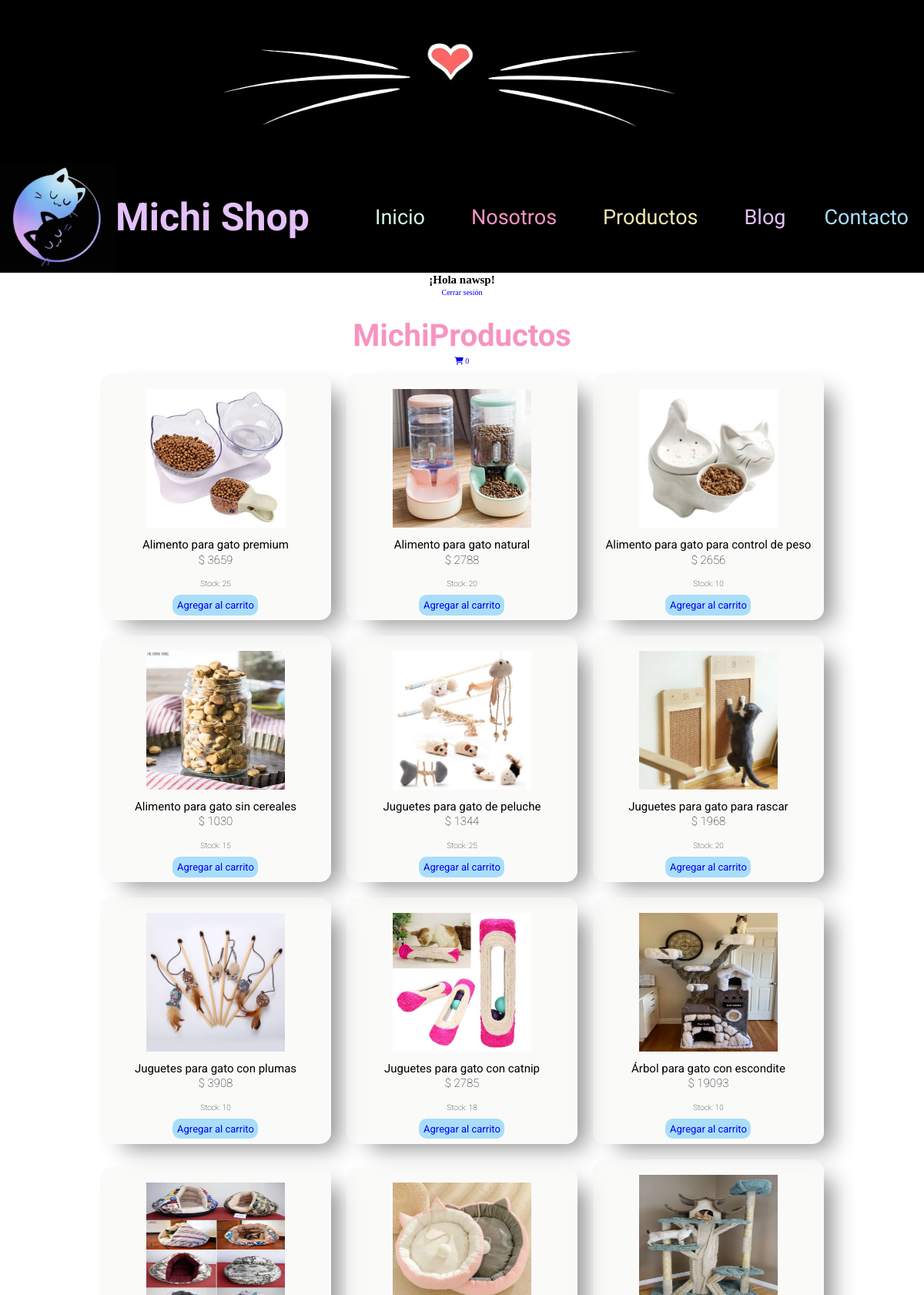
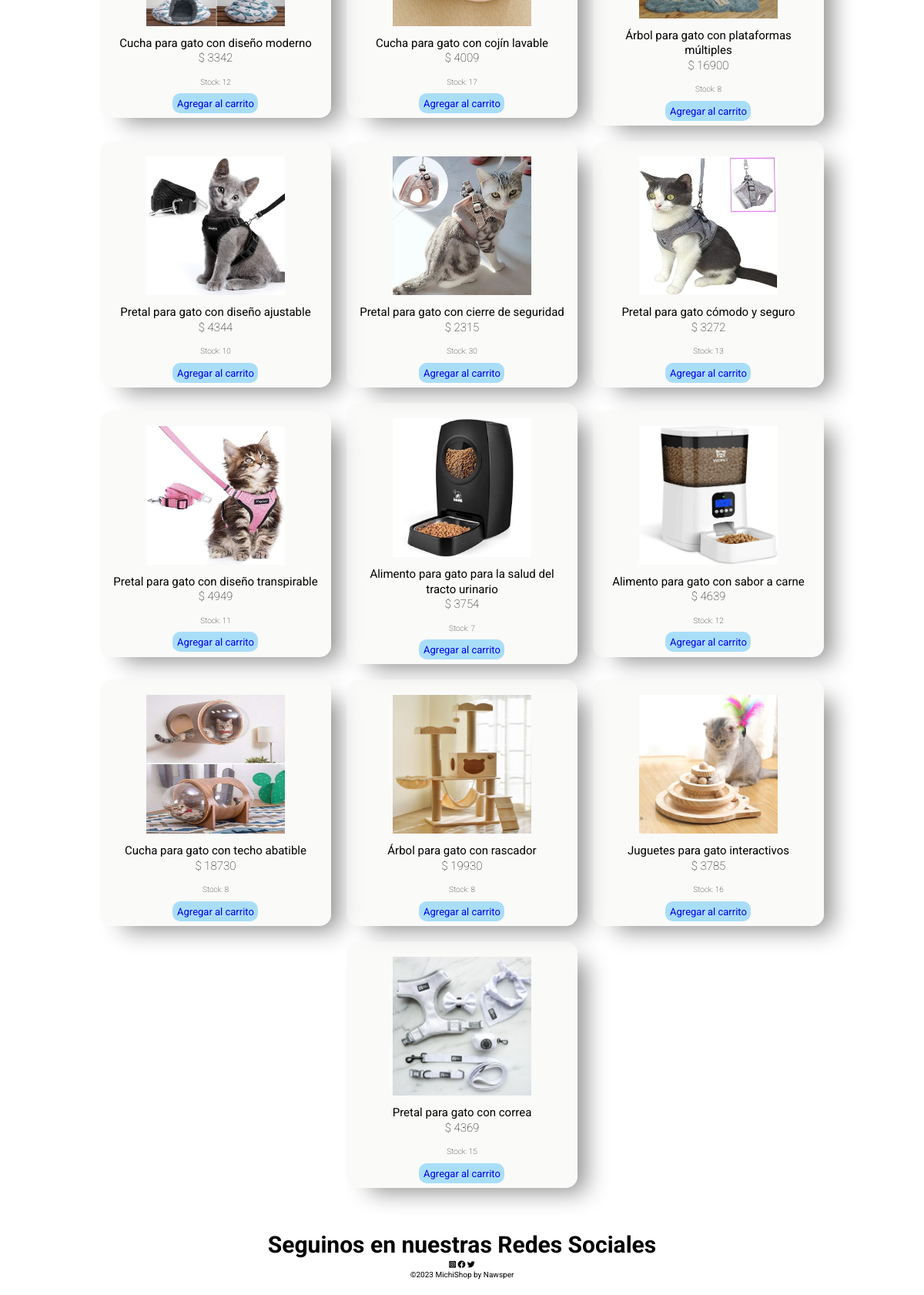
The page /productos/ (signed in) on the database its author committed (2 pictures, top to bottom).
### AppTienda/models.py (models this page shows, shortened)
class Producto(models.Model):
    title = models.CharField(max_length=100)
    price = models.IntegerField()
    category = models.ForeignKey('CategoriaProd', on_delete=models.CASCADE)
    description = models.TextField(default='Descripción no disponible')
    stock = models.IntegerField(default=0)
    img = models.ImageField(upload_to='productos',
                            default='AppTienda/assets/img/default.jpg')
    created = models.DateTimeField(auto_now_add=True)
    updated = models.DateTimeField(auto_now_add=True)

### AppTienda/views.py (the view)
# urls.py: path('productos/', views.productos, name='productos'),
def productos(request):
    productos = Producto.objects.all()
    return render(request, "productos.html", {"productos": productos})

### AppCarrito/context_processor.py (called while the page is built)
def precioTotalCarrito(request):
    total = 0
    if "carrito" in request.session:
        for key, value in request.session["carrito"].items():
            total = total + (float(value["price"]))
    return {"precioTotalCarrito": total}

def cantTotalCarrito(request):
    cantidad = 0
    if "carrito" in request.session:
        for key, value in request.session["carrito"].items():
            cantidad = cantidad + value["quantity"]
    return {"cantTotalCarrito": cantidad}

### AppTienda/templates/michiStore/productos.html (shortened to what this page needs)
{% extends 'base.html' %}
{% load static %}
{% block main %}
<div class="productos">
  <div>
    <h2 class="productos__h2">MichiProductos</h2>
    <a class="productos__carrito" href="{% url 'carrito:carrito' %}">
      <i class="fa-solid fa-cart-shopping"></i> {{ cantTotalCarrito }}
    </a>
  </div>
  <div class="productos__div">
    {% for producto in productos %}
    <div class="card">
      <img class="card__img" src="{{ producto.img.url }}" alt="foto producto" />
      <h5 class="card__h5">{{ producto.title }}</h5>
      <p class="card__price">$ {{ producto.price }}</p>
      <p class="card__stock">Stock: {{ producto.stock }}</p>
      <a class="card__button" href="{% url 'carrito:agregar' producto.id %}">Agregar al carrito</a>
    </div>
    {% endfor %}
  </div>
</div>
{% endblock main %}

### AppTienda/templates/michiStore/base.html (shortened to what this page needs)
<!DOCTYPE html>
<html lang="en">
<head>
  {% load static %}
  <link rel="stylesheet" href="https://cdnjs.cloudflare.com/ajax/libs/font-awesome/6.4.0/css/all.min.css"
 />
  <link href="{% static 'AppTienda/css/style.css' %}" rel="stylesheet" />
</head>
<body>
  <div class="container">
    <header class="header">
      <div class="header__div">
        <img class="header__div--presentacion" src="{% static 'AppTienda/assets/img/presentacion.png' %}"
          alt="bigotes gato" />
      </div>
      <div class="header__nav">
        <div class="header__nav--div">
          <img class="header__nav--div__logo" src="{% static 'AppTienda/assets/img/logo.png' %}" alt="logo" />
          <h1>
            <a class="header__nav--div__h1" href="{% url 'inicio' %}">Michi Shop</a>
          </h1>
        </div>
        <nav class="header__nav--menu">
          <ul class="header__nav--menu__ul">
            <li>
              <a class="header__nav--menu__ul--li inicio" href="{% url 'inicio' %}">Inicio</a>
            </li>
            <li>
              <a class="header__nav--menu__ul--li nosotros" href="{% url 'nosotros' %}">Nosotros</a>
            </li>
            <li>
              <a class="header__nav--menu__ul--li productos" href="{% url 'productos' %}">Productos</a>
            </li>
            <li>
              <a class="header__nav--menu__ul--li blog" href="{% url 'blog' %}">Blog</a>
            </li>
            <li>
              <a class="header__nav--menu__ul--li contacto" href="{% url 'contacto' %}">Contacto</a>
            </li>
          </ul>
        </nav>
      </div>
    </header>
    <div>
      {% if user.is_authenticated %}
      <h2>¡Hola {{ user.username }}!</h2>
      <a href="{% url 'logout' %}">Cerrar sesión</a>
      {% endif %}
    </div>
    <main>{% block main %} {% endblock main %}</main>
    <footer>
      <div class="footer">
        <div class="footer__div">
          <div class="footer__titulos">
            <h6 class="footer__h6">Seguinos en nuestras Redes Sociales</h6>
            <a class="footer__link" href="#" target="_blank"><i class="fa-brands fa-square-instagram"></i></a>
            <a class="footer__link" href="#" target="_blank"><i class="fa-brands fa-facebook"></i></a>
            <a class="footer__link" href="#" target="_blank"><i class="fa-brands fa-twitter"></i></a>
          </div>
        </div>
        <p class="footer__p">&copy;2023 MichiShop by Nawsper</p>
      </div>
    </footer>
  </div>
</body>
</html>

### AppTienda/static/AppTienda/css/style.css (style rules this page uses)
:root { --fontLight: #ffffff; --fontDark: #000000; --bgColorCard: #f5f5f27a; --bgColor1: #d3f8e2; --bgColor2: #e4c1f9; --bgColor3: #f694c1; --bgColor4: #ede7b1; --bgColor5: #a9def9; --txColor2: #9f4ece; --txColor3: #d656ab; }
* { margin: 0; padding: 0; box-sizing: border-box; }
html { font-size: 62.5%; }
body { text-align: center; line-height: 1.3; }
main { padding: 2%; }
main p { font-size: 2rem; font-weight: 400; }
a { text-decoration: none; }
.header { background-color: var(--fontDark); font-family: "Roboto", sans-serif; }
.header__div { background-color: var(--fontDark); display: flex; justify-content: center; }
.header__nav { display: flex; justify-content: space-between; }
.header__nav--div { display: flex; justify-content: space-between; align-items: center; }
.header__nav--div__logo { max-width: 15rem; }
.header__nav--div__h1 { font-weight: 700; font-size: 5rem; align-self: center; color: var(--bgColor2); }
.header__nav--menu { display: flex; justify-content: center; align-items: center; }
.header__nav--menu__ul { display: flex; justify-content: space-between; align-items: center; }
.header__nav--menu__ul--li { font-size: 2.7rem; font-weight: 400; padding: 3rem; }
.inicio { color: var(--bgColor1); }
.nosotros { color: var(--bgColor3); }
.productos { color: var(--bgColor4); cursor: pointer; border-color: transparent; }
.blog { color: var(--bgColor2); }
.contacto { color: var(--bgColor5); }
.productos { width: 95%; margin: 0 auto; }
.productos__h2 { color: var(--bgColor3); font-family: "Roboto", sans-serif; font-size: 4rem; }
.productos__div { display: flex; flex-wrap: wrap; justify-content: center; align-items: center; }
.card { margin: 1rem; width: 300px; max-width: 300px; padding: 1rem; box-shadow: 20px 15px 30px -10px rgba(0, 0, 0, 0.45); border-radius: 15px; font-family: "Roboto", sans-serif; background-color: var(--bgColorCard); }
.card__img { width: 200px; height: 200px; padding: 10px; }
.card__h5 { font-family: "Roboto", sans-serif; font-size: 1.5rem; color: var(--fontDark); font-weight: 400; }
.card__price { font-family: "Roboto", sans-serif; font-size: 1.5rem; color: var(--fontDark); font-weight: 100; }
.card__stock { font-family: "Roboto", sans-serif; font-size: 1rem; color: var(--fontDark); font-weight: 100; margin: 5%; }
.card__button { padding: 2%; text-decoration: none; background-color: var(--bgColor5); border-radius: 10px; font-size: 1.3rem; }
.contacto { padding: 2rem; font-family: "Roboto", sans-serif; }
.footer { padding: 2rem; font-family: "Roboto", sans-serif; }
.footer__h6 { font-size: 30px; }
.footer__link { color: var(--fontDark); }

### rows shown on the page
Producto: img (picture), title "Alimento para gato premium", price "3659", stock "25"
Producto: img (picture), title "Alimento para gato natural", price "2788", stock "20"
Producto: img (picture), title "Alimento para gato para control de peso", price "2656", stock "10"
Producto: img (picture), title "Alimento para gato sin cereales", price "1030", stock "15"
Producto: img (picture), title "Juguetes para gato de peluche", price "1344", stock "25"
Producto: img (picture), title "Juguetes para gato para rascar", price "1968", stock "20"
Producto: img (picture), title "Juguetes para gato con plumas", price "3908", stock "10"
Producto: img (picture), title "Juguetes para gato con catnip", price "2785", stock "18"
Producto: img (picture), title "Árbol para gato con escondite", price "19093", stock "10"
Producto: img (picture), title "Cucha para gato con diseño moderno", price "3342", stock "12"
Producto: img (picture), title "Cucha para gato con cojín lavable", price "4009", stock "17"
Producto: img (picture), title "Árbol para gato con plataformas múltiples", price "16900", stock "8"
Producto: img (picture), title "Pretal para gato con diseño ajustable", price "4344", stock "10"
Producto: img (picture), title "Pretal para gato con cierre de seguridad", price "2315", stock "30"
Producto: img (picture), title "Pretal para gato cómodo y seguro", price "3272", stock "13"
Producto: img (picture), title "Pretal para gato con diseño transpirable", price "4949", stock "11"
Producto: img (picture), title "Alimento para gato para la salud del tracto urinario", price "3754", stock "7"
Producto: img (picture), title "Alimento para gato con sabor a carne", price "4639", stock "12"
Producto: img (picture), title "Cucha para gato con techo abatible", price "18730", stock "8"
Producto: img (picture), title "Árbol para gato con rascador", price "19930", stock "8"
Producto: img (picture), title "Juguetes para gato interactivos", price "3785", stock "16"
Producto: img (picture), title "Pretal para gato con correa", price "4369", stock "15"

### other values the page prints
{{ user.username }} "nawsp"
{{ cantTotalCarrito }} "0"
